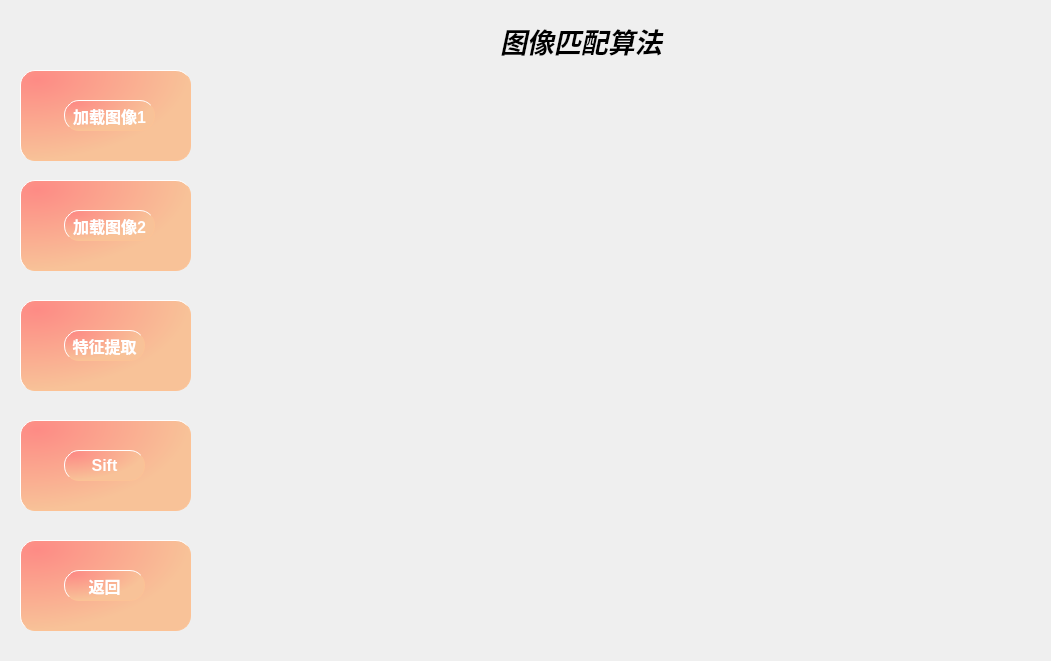
<?xml version="1.0" encoding="UTF-8"?>
<ui version="4.0">
 <class>Feature_MatchingClass</class>
 <widget class="QMainWindow" name="Feature_MatchingClass">
  <property name="geometry">
   <rect>
    <x>0</x>
    <y>0</y>
    <width>1051</width>
    <height>661</height>
   </rect>
  </property>
  <property name="windowTitle">
   <string>Feature_Matching</string>
  </property>
  <widget class="QWidget" name="centralWidget">
   <widget class="QLabel" name="label_3">
    <property name="geometry">
     <rect>
      <x>500</x>
      <y>20</y>
      <width>251</width>
      <height>41</height>
     </rect>
    </property>
    <property name="font">
     <font>
      <pointsize>20</pointsize>
      <weight>75</weight>
      <italic>true</italic>
      <bold>true</bold>
     </font>
    </property>
    <property name="text">
     <string>图像匹配算法</string>
    </property>
   </widget>
   <widget class="QLabel" name="label">
    <property name="geometry">
     <rect>
      <x>230</x>
      <y>80</y>
      <width>321</width>
      <height>311</height>
     </rect>
    </property>
    <property name="styleSheet">
     <string notr="true">background-image: url(:/back/load.png);</string>
    </property>
    <property name="text">
     <string/>
    </property>
   </widget>
   <widget class="QFrame" name="frame">
    <property name="geometry">
     <rect>
      <x>20</x>
      <y>420</y>
      <width>171</width>
      <height>91</height>
     </rect>
    </property>
    <property name="styleSheet">
     <string notr="true">color: rgb(255, 255, 255);
border-radius: 15px;
background-color: qradialgradient(cx:0, cy:0, radius:1, fx:0.1, fy:0.1, stop:0 rgb(253, 139, 133),  stop:1 rgb(248, 194, 152));
border: 1px outset rgb(252, 194, 149)</string>
    </property>
    <property name="frameShape">
     <enum>QFrame::StyledPanel</enum>
    </property>
    <property name="frameShadow">
     <enum>QFrame::Raised</enum>
    </property>
    <widget class="QPushButton" name="pushButton">
     <property name="geometry">
      <rect>
       <x>44</x>
       <y>30</y>
       <width>81</width>
       <height>31</height>
      </rect>
     </property>
     <property name="font">
      <font>
       <pointsize>12</pointsize>
       <weight>75</weight>
       <bold>true</bold>
      </font>
     </property>
     <property name="text">
      <string>Sift</string>
     </property>
    </widget>
   </widget>
   <widget class="QFrame" name="frame_2">
    <property name="geometry">
     <rect>
      <x>20</x>
      <y>300</y>
      <width>171</width>
      <height>91</height>
     </rect>
    </property>
    <property name="styleSheet">
     <string notr="true">color: rgb(255, 255, 255);
border-radius: 15px;
background-color: qradialgradient(cx:0, cy:0, radius:1, fx:0.1, fy:0.1, stop:0 rgb(253, 139, 133),  stop:1 rgb(248, 194, 152));
border: 1px outset rgb(252, 194, 149)</string>
    </property>
    <property name="frameShape">
     <enum>QFrame::StyledPanel</enum>
    </property>
    <property name="frameShadow">
     <enum>QFrame::Raised</enum>
    </property>
    <widget class="QPushButton" name="pushButton_2">
     <property name="geometry">
      <rect>
       <x>44</x>
       <y>30</y>
       <width>81</width>
       <height>31</height>
      </rect>
     </property>
     <property name="font">
      <font>
       <pointsize>12</pointsize>
       <weight>75</weight>
       <bold>true</bold>
      </font>
     </property>
     <property name="text">
      <string>特征提取</string>
     </property>
    </widget>
   </widget>
   <widget class="QFrame" name="frame_3">
    <property name="geometry">
     <rect>
      <x>20</x>
      <y>540</y>
      <width>171</width>
      <height>91</height>
     </rect>
    </property>
    <property name="styleSheet">
     <string notr="true">color: rgb(255, 255, 255);
border-radius: 15px;
background-color: qradialgradient(cx:0, cy:0, radius:1, fx:0.1, fy:0.1, stop:0 rgb(253, 139, 133),  stop:1 rgb(248, 194, 152));
border: 1px outset rgb(252, 194, 149)</string>
    </property>
    <property name="frameShape">
     <enum>QFrame::StyledPanel</enum>
    </property>
    <property name="frameShadow">
     <enum>QFrame::Raised</enum>
    </property>
    <widget class="QPushButton" name="pushButton_3">
     <property name="geometry">
      <rect>
       <x>44</x>
       <y>30</y>
       <width>81</width>
       <height>31</height>
      </rect>
     </property>
     <property name="font">
      <font>
       <pointsize>12</pointsize>
       <weight>75</weight>
       <bold>true</bold>
      </font>
     </property>
     <property name="text">
      <string>返回</string>
     </property>
    </widget>
   </widget>
   <widget class="QLabel" name="label_4">
    <property name="geometry">
     <rect>
      <x>0</x>
      <y>0</y>
      <width>1071</width>
      <height>661</height>
     </rect>
    </property>
    <property name="styleSheet">
     <string notr="true">background-image: url(:/back/background3.png);</string>
    </property>
    <property name="text">
     <string/>
    </property>
    <property name="pixmap">
     <pixmap resource="back.qrc">:/back/background3.png</pixmap>
    </property>
    <property name="scaledContents">
     <bool>true</bool>
    </property>
    <property name="wordWrap">
     <bool>false</bool>
    </property>
   </widget>
   <widget class="QFrame" name="frame_4">
    <property name="geometry">
     <rect>
      <x>20</x>
      <y>180</y>
      <width>171</width>
      <height>91</height>
     </rect>
    </property>
    <property name="styleSheet">
     <string notr="true">color: rgb(255, 255, 255);
border-radius: 15px;
background-color: qradialgradient(cx:0, cy:0, radius:1, fx:0.1, fy:0.1, stop:0 rgb(253, 139, 133),  stop:1 rgb(248, 194, 152));
border: 1px outset rgb(252, 194, 149)</string>
    </property>
    <property name="frameShape">
     <enum>QFrame::StyledPanel</enum>
    </property>
    <property name="frameShadow">
     <enum>QFrame::Raised</enum>
    </property>
    <widget class="QPushButton" name="pushButton_4">
     <property name="geometry">
      <rect>
       <x>44</x>
       <y>30</y>
       <width>91</width>
       <height>31</height>
      </rect>
     </property>
     <property name="font">
      <font>
       <pointsize>12</pointsize>
       <weight>75</weight>
       <bold>true</bold>
      </font>
     </property>
     <property name="text">
      <string>加载图像2</string>
     </property>
    </widget>
   </widget>
   <widget class="QFrame" name="frame_5">
    <property name="geometry">
     <rect>
      <x>20</x>
      <y>70</y>
      <width>171</width>
      <height>91</height>
     </rect>
    </property>
    <property name="styleSheet">
     <string notr="true">color: rgb(255, 255, 255);
border-radius: 15px;
background-color: qradialgradient(cx:0, cy:0, radius:1, fx:0.1, fy:0.1, stop:0 rgb(253, 139, 133),  stop:1 rgb(248, 194, 152));
border: 1px outset rgb(252, 194, 149)</string>
    </property>
    <property name="frameShape">
     <enum>QFrame::StyledPanel</enum>
    </property>
    <property name="frameShadow">
     <enum>QFrame::Raised</enum>
    </property>
    <widget class="QPushButton" name="pushButton_5">
     <property name="geometry">
      <rect>
       <x>44</x>
       <y>30</y>
       <width>91</width>
       <height>31</height>
      </rect>
     </property>
     <property name="font">
      <font>
       <pointsize>12</pointsize>
       <weight>75</weight>
       <bold>true</bold>
      </font>
     </property>
     <property name="text">
      <string>加载图像1</string>
     </property>
    </widget>
   </widget>
   <widget class="QLabel" name="label_2">
    <property name="geometry">
     <rect>
      <x>570</x>
      <y>80</y>
      <width>321</width>
      <height>311</height>
     </rect>
    </property>
    <property name="styleSheet">
     <string notr="true">background-image: url(:/back/load.png);</string>
    </property>
    <property name="text">
     <string/>
    </property>
   </widget>
   <zorder>label_4</zorder>
   <zorder>label_3</zorder>
   <zorder>label</zorder>
   <zorder>frame</zorder>
   <zorder>frame_2</zorder>
   <zorder>frame_3</zorder>
   <zorder>frame_4</zorder>
   <zorder>frame_5</zorder>
   <zorder>label_2</zorder>
  </widget>
 </widget>
 <layoutdefault spacing="6" margin="11"/>
 <resources>
  <include location="back.qrc"/>
 </resources>
 <connections>
  <connection>
   <sender>pushButton_3</sender>
   <signal>clicked()</signal>
   <receiver>Feature_MatchingClass</receiver>
   <slot>return_up()</slot>
   <hints>
    <hint type="sourcelabel">
     <x>108</x>
     <y>592</y>
    </hint>
    <hint type="destinationlabel">
     <x>105</x>
     <y>491</y>
    </hint>
   </hints>
  </connection>
  <connection>
   <sender>pushButton</sender>
   <signal>clicked()</signal>
   <receiver>Feature_MatchingClass</receiver>
   <slot>sift_feature_matching()</slot>
   <hints>
    <hint type="sourcelabel">
     <x>664</x>
     <y>540</y>
    </hint>
    <hint type="destinationlabel">
     <x>100</x>
     <y>200</y>
    </hint>
   </hints>
  </connection>
  <connection>
   <sender>pushButton_5</sender>
   <signal>clicked()</signal>
   <receiver>Feature_MatchingClass</receiver>
   <slot>load_image1()</slot>
   <hints>
    <hint type="sourcelabel">
     <x>106</x>
     <y>101</y>
    </hint>
    <hint type="destinationlabel">
     <x>110</x>
     <y>36</y>
    </hint>
   </hints>
  </connection>
  <connection>
   <sender>pushButton_4</sender>
   <signal>clicked()</signal>
   <receiver>Feature_MatchingClass</receiver>
   <slot>load_image2()</slot>
   <hints>
    <hint type="sourcelabel">
     <x>304</x>
     <y>60</y>
    </hint>
    <hint type="destinationlabel">
     <x>2</x>
     <y>222</y>
    </hint>
   </hints>
  </connection>
  <connection>
   <sender>pushButton_2</sender>
   <signal>clicked()</signal>
   <receiver>Feature_MatchingClass</receiver>
   <slot>sift_feature_extraction()</slot>
   <hints>
    <hint type="sourcelabel">
     <x>382</x>
     <y>516</y>
    </hint>
    <hint type="destinationlabel">
     <x>272</x>
     <y>468</y>
    </hint>
   </hints>
  </connection>
 </connections>
 <slots>
  <slot>return_up()</slot>
  <slot>sift_feature_matching()</slot>
  <slot>load_image1()</slot>
  <slot>load_image2()</slot>
  <slot>sift_feature_extraction()</slot>
  <slot>surf_feature_extraction()</slot>
 </slots>
</ui>
